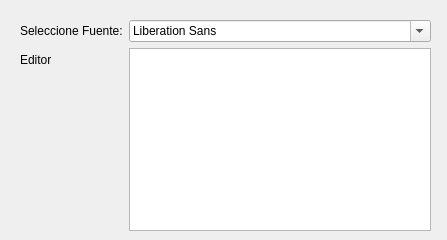
<?xml version="1.0" encoding="UTF-8"?>
<ui version="4.0">
 <class>EditorTexto</class>
 <widget class="QDialog" name="EditorTexto">
  <property name="geometry">
   <rect>
    <x>0</x>
    <y>0</y>
    <width>447</width>
    <height>240</height>
   </rect>
  </property>
  <property name="minimumSize">
   <size>
    <width>447</width>
    <height>240</height>
   </size>
  </property>
  <property name="maximumSize">
   <size>
    <width>447</width>
    <height>240</height>
   </size>
  </property>
  <property name="windowTitle">
   <string>Editor Texto</string>
  </property>
  <widget class="QWidget" name="verticalLayoutWidget">
   <property name="geometry">
    <rect>
     <x>10</x>
     <y>10</y>
     <width>431</width>
     <height>221</height>
    </rect>
   </property>
   <layout class="QVBoxLayout" name="lay_ver_principal">
    <property name="leftMargin">
     <number>10</number>
    </property>
    <property name="topMargin">
     <number>10</number>
    </property>
    <property name="rightMargin">
     <number>10</number>
    </property>
    <item>
     <layout class="QFormLayout" name="lay_frm_componente">
      <item row="0" column="0">
       <widget class="QLabel" name="lbl_seleccion_fuente">
        <property name="text">
         <string>Seleccione Fuente:</string>
        </property>
       </widget>
      </item>
      <item row="1" column="0">
       <widget class="QLabel" name="lbl_editor">
        <property name="text">
         <string>Editor</string>
        </property>
       </widget>
      </item>
      <item row="1" column="1">
       <widget class="QTextEdit" name="txt_editor"/>
      </item>
      <item row="0" column="1">
       <widget class="QFontComboBox" name="fcb_fuentes"/>
      </item>
     </layout>
    </item>
   </layout>
  </widget>
 </widget>
 <tabstops>
  <tabstop>txt_editor</tabstop>
  <tabstop>fcb_fuentes</tabstop>
 </tabstops>
 <resources/>
 <connections/>
</ui>
